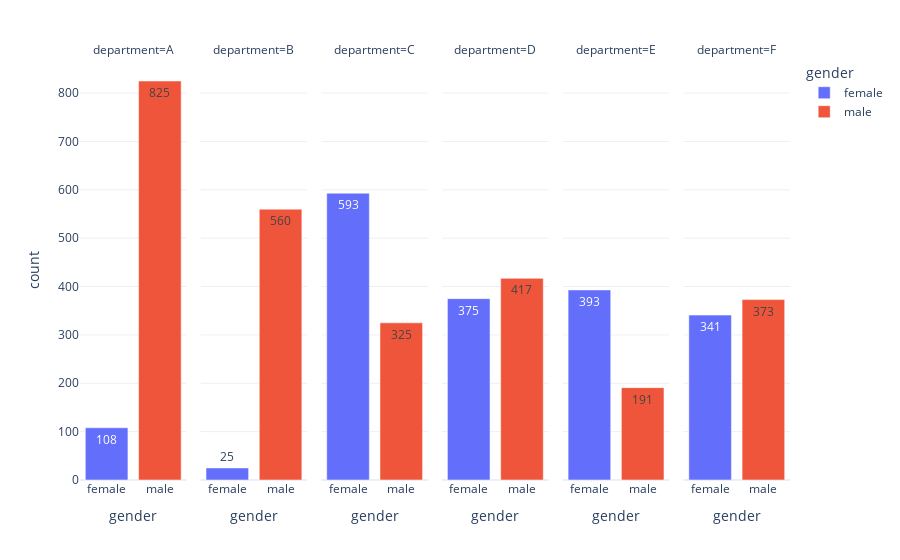

Here is the notebook cell this chart was saved with:
### Code cell
df.groupby(['department','gender']).agg({'count':'sum'})\
.stack().reset_index().rename({0:'count'},axis=1).drop('level_2',axis=1)\
.plot.bar(
    x='gender',y='count',
    color='gender',
    facet_col='department',facet_col_wrap=6,
    text='count'
)

### Figure 1 — Plotly figure (JSON) as saved in the notebook; plotly's stock layout.template omitted (floating-point values rounded to 4 significant figures)
{"data": [{"alignmentgroup": "True", "hovertemplate": "gender=%{x}<br>department=A<br>count=%{text}<extra></extra>", "legendgroup": "female", "marker": {"color": "#636efa", "pattern": {"shape": ""}}, "name": "female", "offsetgroup": "female", "orientation": "v", "showlegend": true, "text": [108], "textposition": "auto", "type": "bar", "x": ["female"], "xaxis": "x", "y": [108], "yaxis": "y"}, {"alignmentgroup": "True", "hovertemplate": "gender=%{x}<br>department=B<br>count=%{text}<extra></extra>", "legendgroup": "female", "marker": {"color": "#636efa", "pattern": {"shape": ""}}, "name": "female", "offsetgroup": "female", "orientation": "v", "showlegend": false, "text": [25], "textposition": "auto", "type": "bar", "x": ["female"], "xaxis": "x2", "y": [25], "yaxis": "y2"}, {"alignmentgroup": "True", "hovertemplate": "gender=%{x}<br>department=C<br>count=%{text}<extra></extra>", "legendgroup": "female", "marker": {"color": "#636efa", "pattern": {"shape": ""}}, "name": "female", "offsetgroup": "female", "orientation": "v", "showlegend": false, "text": [593], "textposition": "auto", "type": "bar", "x": ["female"], "xaxis": "x3", "y": [593], "yaxis": "y3"}, {"alignmentgroup": "True", "hovertemplate": "gender=%{x}<br>department=D<br>count=%{text}<extra></extra>", "legendgroup": "female", "marker": {"color": "#636efa", "pattern": {"shape": ""}}, "name": "female", "offsetgroup": "female", "orientation": "v", "showlegend": false, "text": [375], "textposition": "auto", "type": "bar", "x": ["female"], "xaxis": "x4", "y": [375], "yaxis": "y4"}, {"alignmentgroup": "True", "hovertemplate": "gender=%{x}<br>department=E<br>count=%{text}<extra></extra>", "legendgroup": "female", "marker": {"color": "#636efa", "pattern": {"shape": ""}}, "name": "female", "offsetgroup": "female", "orientation": "v", "showlegend": false, "text": [393], "textposition": "auto", "type": "bar", "x": ["female"], "xaxis": "x5", "y": [393], "yaxis": "y5"}, {"alignmentgroup": "True", "hovertemplate": "gender=%{x}<br>department=F<br>count=%{text}<extra></extra>", "legendgroup": "female", "marker": {"color": "#636efa", "pattern": {"shape": ""}}, "name": "female", "offsetgroup": "female", "orientation": "v", "showlegend": false, "text": [341], "textposition": "auto", "type": "bar", "x": ["female"], "xaxis": "x6", "y": [341], "yaxis": "y6"}, {"alignmentgroup": "True", "hovertemplate": "gender=%{x}<br>department=A<br>count=%{text}<extra></extra>", "legendgroup": "male", "marker": {"color": "#EF553B", "pattern": {"shape": ""}}, "name": "male", "offsetgroup": "male", "orientation": "v", "showlegend": true, "text": [825], "textposition": "auto", "type": "bar", "x": ["male"], "xaxis": "x", "y": [825], "yaxis": "y"}, {"alignmentgroup": "True", "hovertemplate": "gender=%{x}<br>department=B<br>count=%{text}<extra></extra>", "legendgroup": "male", "marker": {"color": "#EF553B", "pattern": {"shape": ""}}, "name": "male", "offsetgroup": "male", "orientation": "v", "showlegend": false, "text": [560], "textposition": "auto", "type": "bar", "x": ["male"], "xaxis": "x2", "y": [560], "yaxis": "y2"}, {"alignmentgroup": "True", "hovertemplate": "gender=%{x}<br>department=C<br>count=%{text}<extra></extra>", "legendgroup": "male", "marker": {"color": "#EF553B", "pattern": {"shape": ""}}, "name": "male", "offsetgroup": "male", "orientation": "v", "showlegend": false, "text": [325], "textposition": "auto", "type": "bar", "x": ["male"], "xaxis": "x3", "y": [325], "yaxis": "y3"}, {"alignmentgroup": "True", "hovertemplate": "gender=%{x}<br>department=D<br>count=%{text}<extra></extra>", "legendgroup": "male", "marker": {"color": "#EF553B", "pattern": {"shape": ""}}, "name": "male", "offsetgroup": "male", "orientation": "v", "showlegend": false, "text": [417], "textposition": "auto", "type": "bar", "x": ["male"], "xaxis": "x4", "y": [417], "yaxis": "y4"}, {"alignmentgroup": "True", "hovertemplate": "gender=%{x}<br>department=E<br>count=%{text}<extra></extra>", "legendgroup": "male", "marker": {"color": "#EF553B", "pattern": {"shape": ""}}, "name": "male", "offsetgroup": "male", "orientation": "v", "showlegend": false, "text": [191], "textposition": "auto", "type": "bar", "x": ["male"], "xaxis": "x5", "y": [191], "yaxis": "y5"}, {"alignmentgroup": "True", "hovertemplate": "gender=%{x}<br>department=F<br>count=%{text}<extra></extra>", "legendgroup": "male", "marker": {"color": "#EF553B", "pattern": {"shape": ""}}, "name": "male", "offsetgroup": "male", "orientation": "v", "showlegend": false, "text": [373], "textposition": "auto", "type": "bar", "x": ["male"], "xaxis": "x6", "y": [373], "yaxis": "y6"}], "layout": {"annotations": [{"font": {}, "showarrow": false, "text": "department=A", "x": 0.075, "xanchor": "center", "xref": "paper", "y": 1, "yanchor": "bottom", "yref": "paper"}, {"font": {}, "showarrow": false, "text": "department=B", "x": 0.245, "xanchor": "center", "xref": "paper", "y": 1, "yanchor": "bottom", "yref": "paper"}, {"font": {}, "showarrow": false, "text": "department=C", "x": 0.415, "xanchor": "center", "xref": "paper", "y": 1, "yanchor": "bottom", "yref": "paper"}, {"font": {}, "showarrow": false, "text": "department=D", "x": 0.585, "xanchor": "center", "xref": "paper", "y": 1, "yanchor": "bottom", "yref": "paper"}, {"font": {}, "showarrow": false, "text": "department=E", "x": 0.755, "xanchor": "center", "xref": "paper", "y": 1, "yanchor": "bottom", "yref": "paper"}, {"font": {}, "showarrow": false, "text": "department=F", "x": 0.925, "xanchor": "center", "xref": "paper", "y": 1, "yanchor": "bottom", "yref": "paper"}], "autosize": true, "barmode": "relative", "legend": {"title": {"text": "gender"}, "tracegroupgap": 0}, "margin": {"t": 60}, "xaxis": {"anchor": "y", "autorange": true, "categoryarray": ["female", "male"], "categoryorder": "array", "domain": [0, 0.15], "range": [-0.5, 1.5], "title": {"text": "gender"}, "type": "category"}, "xaxis2": {"anchor": "y2", "autorange": true, "categoryarray": ["female", "male"], "categoryorder": "array", "domain": [0.17, 0.32], "matches": "x", "range": [-0.5, 1.5], "title": {"text": "gender"}, "type": "category"}, "xaxis3": {"anchor": "y3", "autorange": true, "categoryarray": ["female", "male"], "categoryorder": "array", "domain": [0.34, 0.49], "matches": "x", "range": [-0.5, 1.5], "title": {"text": "gender"}, "type": "category"}, "xaxis4": {"anchor": "y4", "autorange": true, "categoryarray": ["female", "male"], "categoryorder": "array", "domain": [0.51, 0.66], "matches": "x", "range": [-0.5, 1.5], "title": {"text": "gender"}, "type": "category"}, "xaxis5": {"anchor": "y5", "autorange": true, "categoryarray": ["female", "male"], "categoryorder": "array", "domain": [0.68, 0.83], "matches": "x", "range": [-0.5, 1.5], "title": {"text": "gender"}, "type": "category"}, "xaxis6": {"anchor": "y6", "autorange": true, "categoryarray": ["female", "male"], "categoryorder": "array", "domain": [0.85, 1], "matches": "x", "range": [-0.5, 1.5], "title": {"text": "gender"}, "type": "category"}, "yaxis": {"anchor": "x", "autorange": true, "domain": [0, 1], "range": [0, 868.4], "title": {"text": "count"}, "type": "linear"}, "yaxis2": {"anchor": "x2", "autorange": true, "domain": [0, 1], "matches": "y", "range": [0, 868.4], "showticklabels": false, "type": "linear"}, "yaxis3": {"anchor": "x3", "autorange": true, "domain": [0, 1], "matches": "y", "range": [0, 868.4], "showticklabels": false, "type": "linear"}, "yaxis4": {"anchor": "x4", "autorange": true, "domain": [0, 1], "matches": "y", "range": [0, 868.4], "showticklabels": false, "type": "linear"}, "yaxis5": {"anchor": "x5", "autorange": true, "domain": [0, 1], "matches": "y", "range": [0, 868.4], "showticklabels": false, "type": "linear"}, "yaxis6": {"anchor": "x6", "autorange": true, "domain": [0, 1], "matches": "y", "range": [0, 868.4], "showticklabels": false, "type": "linear"}}}
